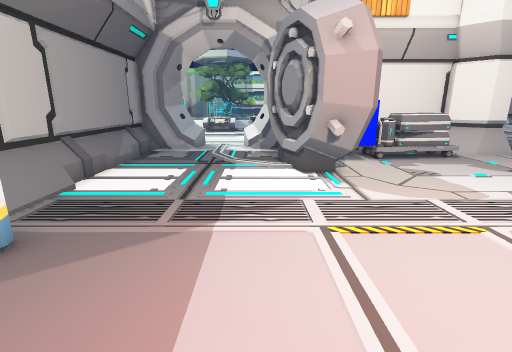
View 1 (above)

21 first-person views from a walk through a scene from a Unity 3-D project. The camera is 1.2 m above the floor, tilts 14° down and sees 85° across. The floor is counted in squares, 0.5 m on a side. Each view is taken from the middle of a square. On the plan, view 1 faces up. The plan holds only what a view shows up to about 18 squares ahead; the rest is blank. The place goes on beyond the plan. Some animated figures are not drawn. Some surface patterns are stand-ins.

View 2
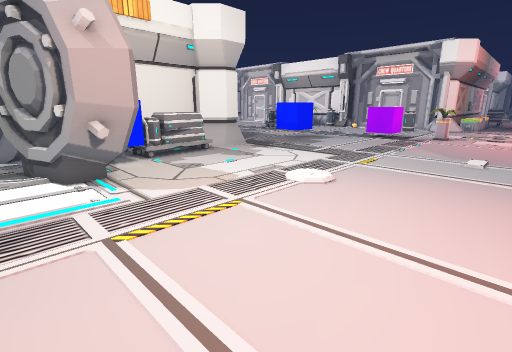

View 3
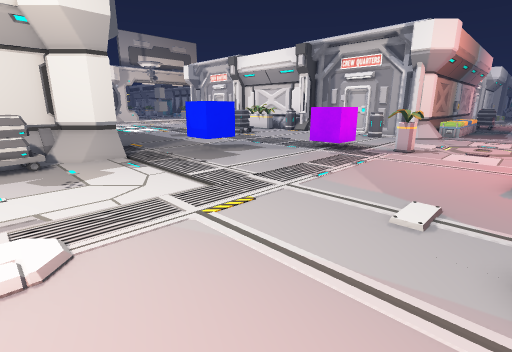

View 4
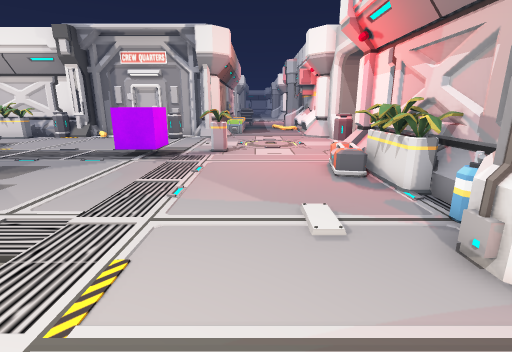

View 5
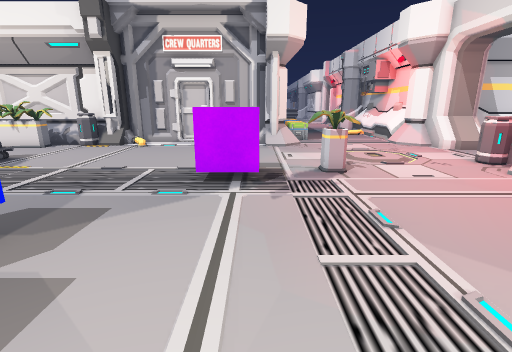

View 6
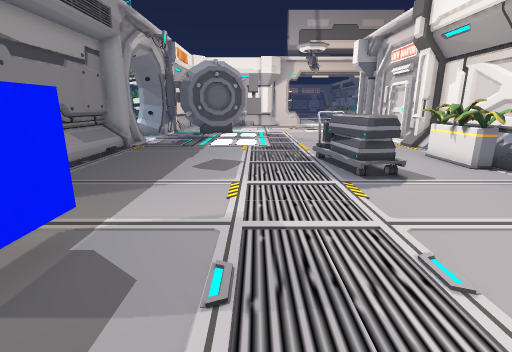

View 7
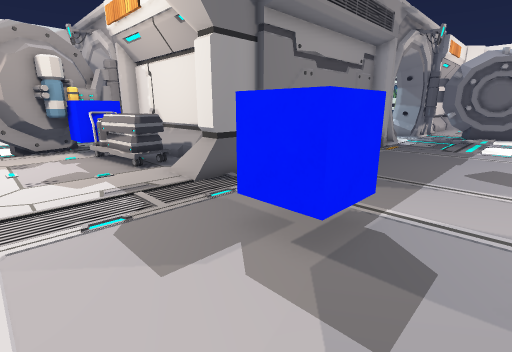

View 8
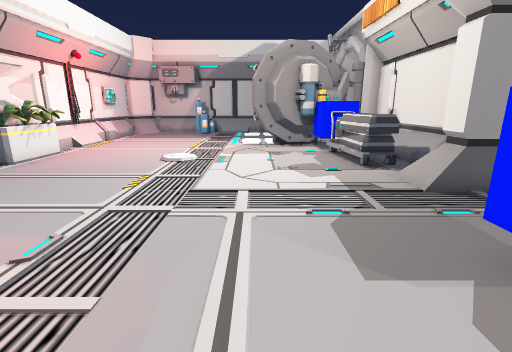

View 9
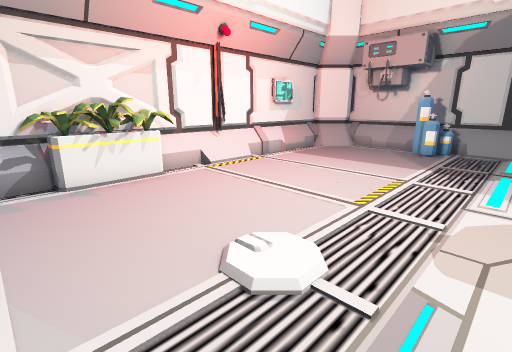

View 10
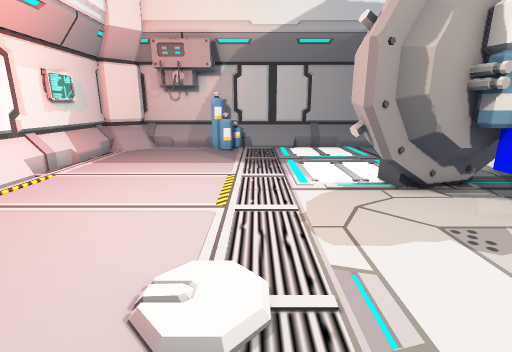

View 11
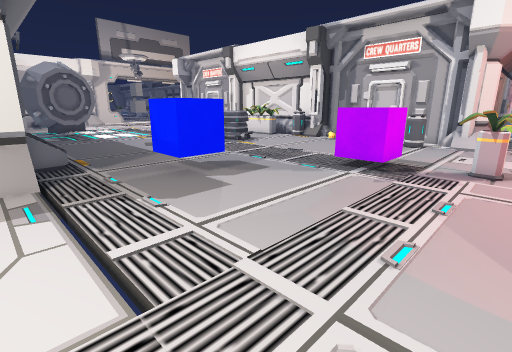

View 12
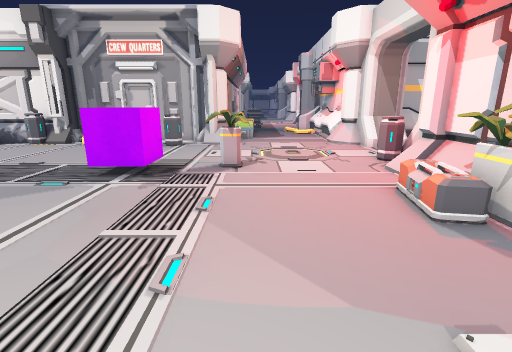

View 13
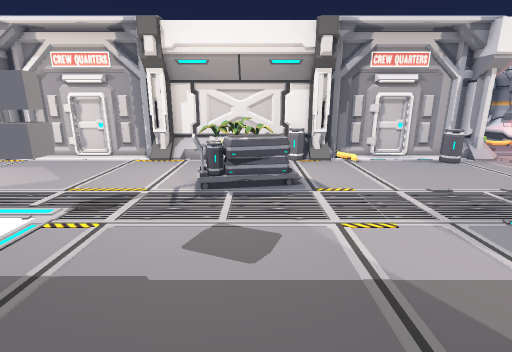

View 14
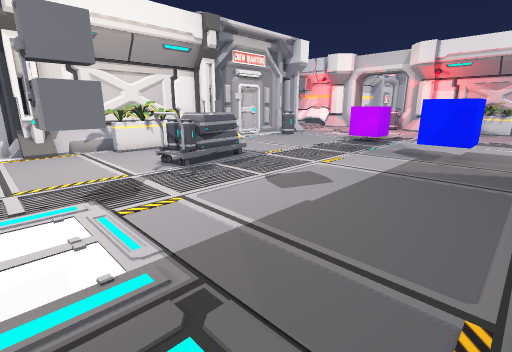

View 15
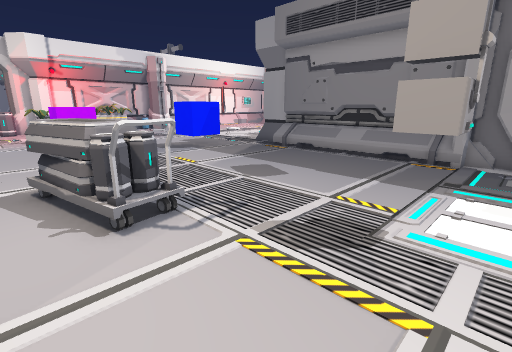

View 16
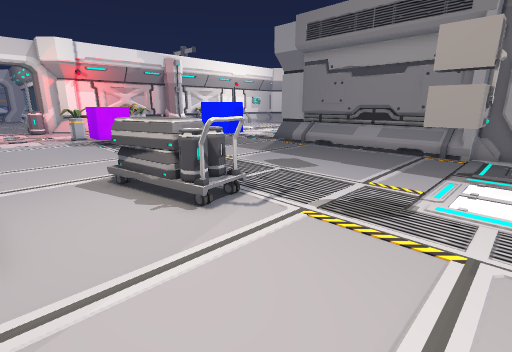

View 17
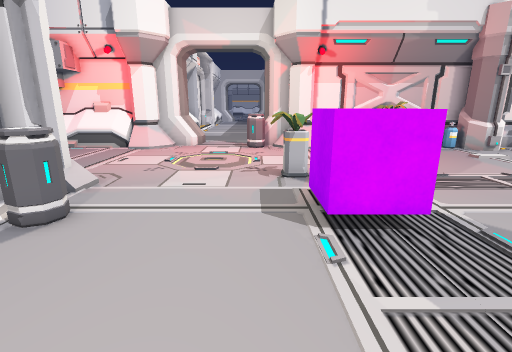

View 18
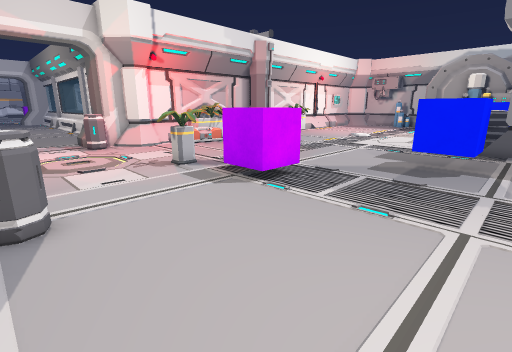

View 19
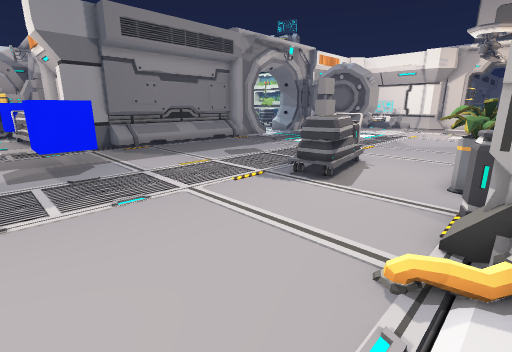

View 20
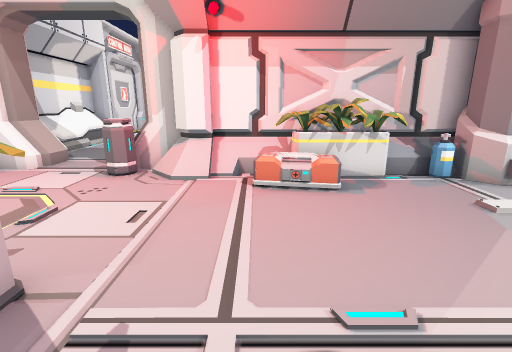

View 21
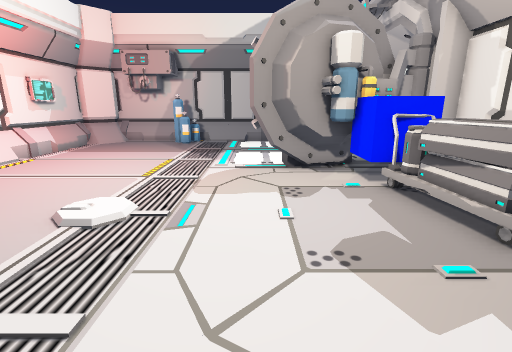

### Floor plan
Key: @ floor where view 1 was taken; # wall or solid block; . floor; / step, stairs or slope; = window, fence, low wall or low ledge; P pillar; C cart; B blue cube; T tank; U purple cube; A barrel; M machine; O other object.
Columns run from 7 left of view 1 to 32 right of it. Each row starts with its distance up from view 1.
 29                       ..................
 28                      #......OO.........P
 27                     ##......OO.........P
 26                     # .................#
 25                     #/.................#
 24                     #/..........CC...OO#
 23                     #/..........CC...OO#
 22                     #/..........CCC..OO#
 21                     #/..........CCC..OO#
 20                     #/...........CC...O#
 19                     #/................AA
 18   #==.==#           # ................AA
 17   ##...####     ##P ##................ P
 16  ##/.../##########PPP..................P
 15  #.......## B  CC. PP...BBB...........//
 14  #......### BCCCC.......B B.............
 13  #......###BBCCC........BBB............
 12  #......####............................
 11  #......####............................
 10  #.......###..................UUU.....A
  9  #.......###..................U U....AA.
  8  #............................UUU......#
  7  #.....................................#
  6  #.............................OO......#
  5  #T............................OO......
  4  #TT...........................O.......
  3  #.....................................
  2  #.....................................
  1 ##M....................................
  0 ##.....@............O.....OO/..........
 -1 #P ..........OOOOO.O#OOOOOOO/..........
 -2  PP##########OOOOO# #OO#OOOO##PP A...  #
 -3   ####### #####################P#A...=##
 -4                                 #=   =#

Positions as (right, up) in squares from view 1, and headings:
1: (0, 0), facing up
2: (0, 0), facing up-right
3: (8, 0), facing up-right
4: (9, 3), facing right
5: (14, 8), facing right
6: (22, 10), facing up
7: (21, 9), facing up-left
8: (21, 9), facing left
9: (11, 8), facing down-left
10: (11, 6), facing left
11: (12, 4), facing up-right
12: (13, 4), facing right
13: (14, 21), facing right
14: (15, 29), facing down-right
15: (28, 29), facing down-left
16: (30, 29), facing down-left
17: (26, 15), facing down
18: (31, 16), facing down-left
19: (32, 11), facing up-left
20: (21, 8), facing down
21: (14, 9), facing left
